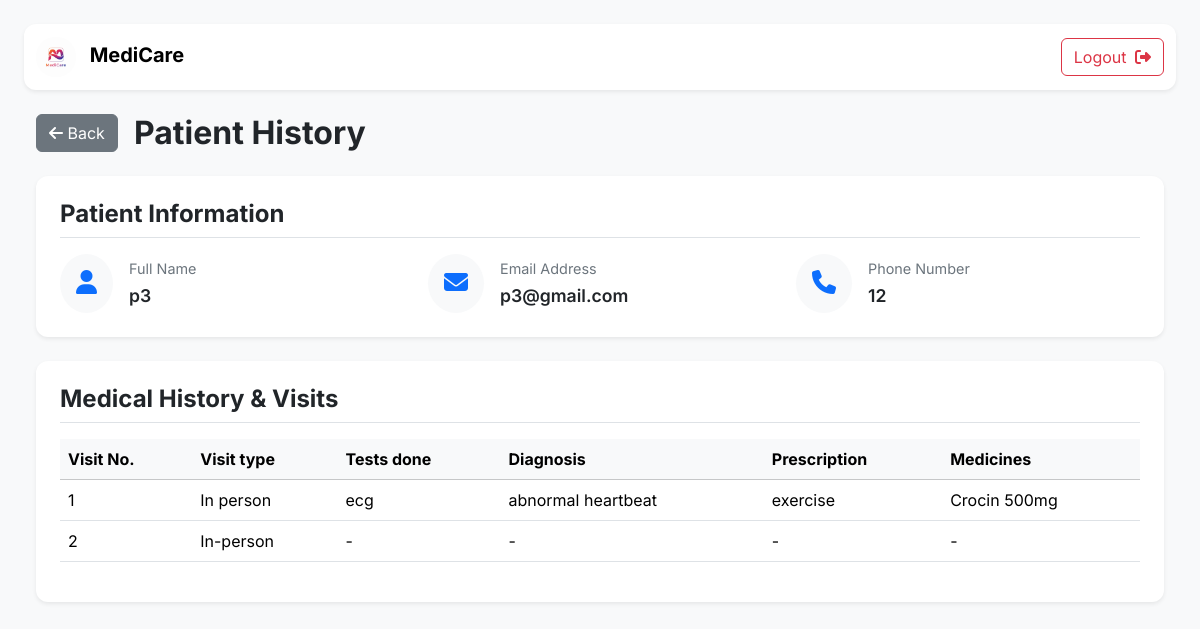
/patient_history?id=3 (signed in), run on the app's committed database.
### application/models.py (models this page shows)
class Patient(db.Model):
    __tablename__ = 'patient'
    id = db.Column(db.Integer(),primary_key = True)
    blocked = db.Column(db.Boolean(), default=False, nullable=False)
    user_id = db.Column(db.Integer(), db.ForeignKey('user.id', ondelete="CASCADE"), nullable=False)
    name = db.Column(db.String(), nullable=False)
    age = db.Column(db.Integer(), nullable=False)
    gender = db.Column(db.String(), nullable=False)
    phone = db.Column(db.String(), nullable=False)
    email = db.Column(db.String(), nullable=False)
    appointment = db.relationship('Appointment', backref='patient')

class Treatment(db.Model):
    __tablename__ = 'treatment'
    id = db.Column(db.Integer(),primary_key = True)
    appointment_id = db.Column(db.Integer(), db.ForeignKey('appointment.id', ondelete="CASCADE"), nullable=False)
    doctor_id = db.Column(db.Integer(), db.ForeignKey('doctor.id', ondelete="CASCADE"), nullable=False)
    date = db.Column(db.String(), nullable=False)
    time = db.Column(db.String(), nullable=False)
    visit_type = db.Column(db.String(), nullable=False)
    tests_done = db.Column(db.String(), nullable = True)
    diagnosis = db.Column(db.String(), nullable = True)
    prescription = db.Column(db.String(), nullable = True)
    medicines = db.Column(db.String(), nullable = True)
    appointment = db.relationship('Appointment',backref=db.backref('treatments', passive_deletes=True))
    doctor = db.relationship('Doctor', backref='treatments')

### application/controllers.py (the view, shortened to what this page needs)
@app.route("/patient_history")
def patient_history():
    user = current_user()
    if not user:
        return redirect("/login")
    patient_id = request.args.get("id")
    if patient_id and user.type in ["admin", "doctor"]:
        patient = Patient.query.get_or_404(patient_id)
        appointments = Appointment.query.filter_by(patient_id=patient.id).all()
        treatments = Treatment.query.join(Appointment).filter(
            Appointment.patient_id == patient.id
        ).all()
        return render_template(
            "patient_history.html",
            this_user=user,
            patient=patient,
            appointments=appointments,
            treatments=treatments
        )

### application/controllers.py (called while the page is built)
def current_user():
    uid = session.get("user_id")
    return User.query.get(uid) if uid else None

### templates/patient_history.html (shortened to what this page needs)
<!DOCTYPE html>
<html lang="en">
<head>
    <link href="https://cdn.jsdelivr.net/npm/bootstrap@5.3.2/dist/css/bootstrap.min.css" rel="stylesheet">
</head>
<body class="p-4">
    <nav class="navbar navbar-expand-lg navbar-light bg-white shadow-sm sticky-top mb-4"
        style="border-radius: 0.75rem;">
        <div class="container-fluid">
            <a class="navbar-brand" href="/doctor">
                <img src="{{ url_for('static', filename='logo2.png') }}" alt="Logo"
                    style="height: 40px; border-radius: 50%;">
                <span class="fw-bold ms-2">MediCare</span>
            </a>
            <div class="collapse navbar-collapse" id="adminNav">
                <ul class="navbar-nav ms-auto mb-2 mb-lg-0">
                    <li class="nav-item">
                        <a href="/logout" class="btn btn-outline-danger ms-lg-2">Logout <i
                                class="fa-solid fa-right-from-bracket ms-1"></i></a>
                    </li>
                </ul>
            </div>
        </div>
    </nav>
    <main class="container-fluid">
        <div class="d-flex justify-content-between align-items-center mb-4">
            <div class="d-flex align-items-center">
                {% if this_user.type == "admin" %}
                <a href="/admin" class="btn btn-secondary me-3">
                    <i class="fa-solid fa-arrow-left"></i> Back
                </a>
                {% elif this_user.type == "patient" %}
                <a href="/patient" class="btn btn-secondary me-3">
                    <i class="fa-solid fa-arrow-left"></i> Back
                </a>
                {% else %}
                <a href="/doctor" class="btn btn-secondary me-3">
                    <i class="fa-solid fa-arrow-left"></i> Back
                </a>
                {% endif %}
                <h2 class="mb-0 fw-bold">Patient History</h2>
            </div>
        </div>
        <div class="card shadow-sm p-4 mb-4">
            <h4 class="fw-bold mb-3 pb-2 border-bottom">Patient Information</h4>
            <div class="row g-4">
                <div class="col-md-4">
                    <div class="d-flex align-items-center">
                        <div class="bg-light rounded-circle p-3 me-3 text-primary">
                            <i class="fa-solid fa-user fs-4"></i>
                        </div>
                        <div>
                            <div class="info-label">Full Name</div>
                            <div class="info-value">{{patient.name}}</div>
                        </div>
                    </div>
                </div>
                <div class="col-md-4">
                    <div class="d-flex align-items-center">
                        <div class="bg-light rounded-circle p-3 me-3 text-primary">
                            <i class="fa-solid fa-envelope fs-4"></i>
                        </div>
                        <div>
                            <div class="info-label">Email Address</div>
                            <div class="info-value">{{patient.email}}</div>
                        </div>
                    </div>
                </div>
                <div class="col-md-4">
                    <div class="d-flex align-items-center">
                        <div class="bg-light rounded-circle p-3 me-3 text-primary">
                            <i class="fa-solid fa-phone fs-4"></i>
                        </div>
                        <div>
                            <div class="info-label">Phone Number</div>
                            <div class="info-value">{{patient.phone}}</div>
                        </div>
                    </div>
                </div>
            </div>
        </div>
        <div class="card shadow-sm p-4">
            <h4 class="fw-bold mb-3 pb-2 border-bottom">Medical History & Visits</h4>
            <div class="table-responsive">
                <table class="table table-hover align-middle">
                    <thead class="table-light">
                        <tr>
                            <th scope="col">Visit No.</th>
                            <th scope="col">Visit type</th>
                            <th scope="col">Tests done</th>
                            <th scope="col">Diagnosis</th>
                            <th scope="col">Prescription</th>
                            <th scope="col">Medicines</th>
                        </tr>
                    </thead>
                    <tbody>
                        {% if treatments %}
                        {% for t in treatments %}
                        <tr>
                            <td>{{ loop.index }}</td>
                            <td>{{ t.visit_type }}</td>
                            <td>{{ t.tests_done or "-" }}</td>
                            <td>{{ t.diagnosis or "-" }}</td>
                            <td>{{ t.prescription or "-" }}</td>
                            <td>{{ t.medicines or "-" }}</td>
                        </tr>
                        {% endfor %}
                        {% endif %}
                    </tbody>
                </table>
            </div>
        </div>
    </main>
</body>
</html>

### templates/patient_history.html (style rules this page uses)
body { font-family: 'Inter', sans-serif; background-color: #f8f9fa; }
.card { border: none; border-radius: 0.75rem; }
.info-label { color: #6c757d; font-size: 0.9rem; margin-bottom: 0.2rem; }
.info-value { font-weight: 600; font-size: 1.1rem; color: #212529; }

### data on the page
Patient: name "p3", email "p3@gmail.com", phone "12"
Treatment: visit_type "In person", tests_done "ecg", diagnosis "abnormal heartbeat", prescription "exercise", medicines "Crocin 500mg"
Treatment: visit_type "In-person", tests_done "-", diagnosis "-", prescription "-", medicines "-"
